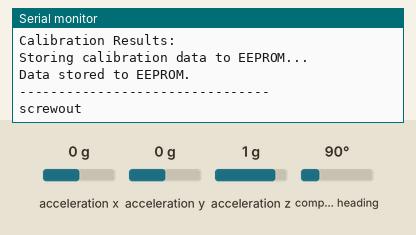
Bench run of a sketch on a simulated ESP8266 (NodeMCU). On the bench: the last lines printed to the serial monitor. The test bench sets the inputs (shaded band); at power-on: acceleration z 1 g, compass heading 90°, acceleration x 0 g, acceleration y 0 g. WiFi joins after 1.5 s; servers stay silent unless stated; EEPROM starts erased.

Above: at 7.5 s.
7.6 s: acceleration z set to 0 g
At 9.2 s:
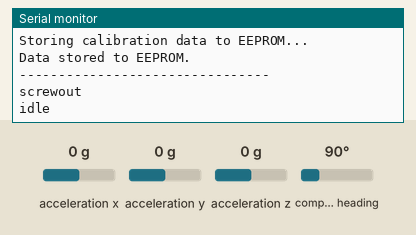
10.6 s: compass heading set to 180°
At 12.3 s:
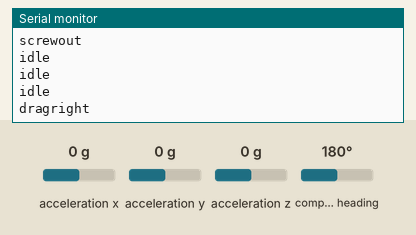

Measured:
- after the input at 10.6 s, the serial monitor: prints a new line after 0.87 s (image 2)

The sketch:

API.ino
```cpp
#include <ESP8266WiFi.h>
#include <ESP8266WiFiAP.h>
#include <ESP8266WiFiGeneric.h>
#include <ESP8266WiFiMulti.h>
#include <ESP8266WiFiScan.h>
#include <ESP8266WiFiSTA.h>
#include <ESP8266WiFiType.h>
#include <WiFiClient.h>
#include <WiFiClientSecure.h>
#include <WiFiServer.h>
#include <WiFiUdp.h>

#include <Wire.h>
#include <Adafruit_Sensor.h>
#include <Adafruit_BNO055.h>
#include <utility/imumaths.h>
#include <ESP8266WiFi.h>
#include <EEPROM.h>

#include "calibrate.h"
#include "GRAPI.hpp"

const int SERIAL_BAUD_RATE = 115200;
int count = 0;

Adafruit_BNO055 bno = Adafruit_BNO055(55);

// starts sensor
boolean init_sensor(void) {

  return bno.begin();

}

// sets the arduino device's serial rate
void init_serial(void) {

  Serial.begin(SERIAL_BAUD_RATE);
  delay(100);

}

// name and password of local Wifi
//const char* NETID = "ii19B28Eprimary";
//const char* NETPW = "Reverse_Arc";

const char* NETID = "NoFreeWifi";
const char* NETPW = "qwertyui";

WiFiClient client;

// port and ip of desktop side of the recording
const int port = 9877;
//const char* ip = "10.1.1.10";
//const char* ip = "10.52.37.153";
const char* ip = "192.168.1.136";

// connects to the defined Wifi network
void init_wifi(void) {

// sets the arduino device's IP and DNS
//  IPAddress myip(10, 52, 37, 155);
//  IPAddress gateway(10, 52, 1, 1);
//  IPAddress subnet(255, 255, 0, 0);

  IPAddress myip(192, 168, 1, 138);
  IPAddress gateway(192, 168, 1, 1);
  IPAddress subnet(255, 255, 255, 0);

  Serial.println();
  Serial.println();
  Serial.print("Connecting to ");
  Serial.print(NETID);

  WiFi.begin(NETID, NETPW);
  //WiFi.config(myip, gateway, subnet); // :IPCHANGE


  /* never comes out of the loop, not sure why
   * (for now just delay 5s and hope for the best)
   */
  /* while (WiFi.status() != WL_CONNECTED) {
   *  delay(500);
   *  Serial.print(".");
   * }
   */
  delay(5000);

  Serial.println();
  Serial.print("WiFi connected as ");
  Serial.println(WiFi.localIP());

}

// connects to the defined client ip address and port
bool init_wifi_connection(void) {
  return client.connect(ip, port);
}

// runs once to set stuff up
void setup() {

  init_serial();
  init_wifi();

  if (init_sensor()) {
    Serial.println("init sensor");
  } else {
    Serial.print("cannot init sensor");
    while (1);
  }

  // don't know how much EEPROM memory we need, just grab all of it
  EEPROM.begin(4000);
  calibrate_sensor(bno);
  EEPROM.end();

  client.setNoDelay(0);

  if (!init_wifi_connection()) {
    Serial.print("cannot connect to ");
    Serial.print(ip);
    Serial.print(":");
    Serial.println(port);
  }

}

GRAPI grapi;

// main loop
void loop() {

  // reads 10 lines of data
  for (int i = 0; i < 10; i++) {
    delay(100);
    imu::Vector<3> linac = bno.getVector(Adafruit_BNO055::VECTOR_LINEARACCEL);
    imu::Vector<3> geo = bno.getVector(Adafruit_BNO055::VECTOR_EULER);
    grapi.record_point(geo[0], geo[1], geo[2],  linac[0], linac[1], linac[2]);
  }

  // prints the gesture with the highest probability
  Serial.println(gestureNames[grapi.gesture()]);

  // constructs string to send to connected client
  String output;
  for (int i = 0; i < 8; i++) {
       output.concat(String(grapi.probability((Gesture) i), 4));
       output.concat(",");
  }
  output.concat(String(grapi.probability((Gesture) 8), 4));
  output.concat("&");

  // sends output string to client
  client.println(output);
  client.flush();

}
```

GRAPI.cpp
```cpp
#include "GRAPI.hpp"

/* stores the received data points
 *
 * to avoid needing to shift the entire set of 60 doubles every time a point is
 * added, the data is stored in a ring buffer
 * when the actual ANN is used the ring buffer is unwrapped into a normal array
 * by the function normalize
 *
 * needs to be called with fresh data roughly once every 100ms
 *
 * x,y,z: acceleration values
 * gx, gy, gz: orientation values
 */
void GRAPI::record_point(double x, double y, double z, double gx, double gy, double gz) {
	data[(ringBufferOffset * 6) + 0] = x;
	data[(ringBufferOffset * 6) + 1] = y;
	data[(ringBufferOffset * 6) + 2] = z;
	data[(ringBufferOffset * 6) + 3] = gx;
	data[(ringBufferOffset * 6) + 4] = gy;
	data[(ringBufferOffset * 6) + 5] = gz;

  ringBufferOffset++;
  if (ringBufferOffset == 10) {
     ringBufferOffset = 0;
  }

	computed = false;
}

/* unravels the recorded data for the neural network
 */
void GRAPI::normalize(void) {
  double tmpData[6];
  for (int i = 0; i < 6; i++) {
      data[i] = tmpData[i];
  }
  for (int i = 0; i < 10; i++) {
      for (int j = 0; j < 6; j++) {
        data[(i * 6) + j] = data[(((ringBufferOffset + i) % 10) * 6) + j];
      }
  }

  ringBufferOffset = 0;
}

/* runs the data through the neural network
 *
 * ANN is slow, so we want to calculate the probabilities only when we need to
 * 'computed' keeps track of whether we've processed the current set of data, so
 * we only use the ANN when we want to check for a gesture and the gesture probabilities
 * aren't up-to-date with the movement data
 */
void GRAPI::compute(void) {
	if (!computed) {
		computed = true;
		normalize();
		net.process(data, outputs);
	}
}

// initializes the GRAPI object
GRAPI::GRAPI(void)  : computed(false), ringBufferOffset(0) {
	for (int gesture = 0; gesture < GESTURE_COUNT; gesture++) {
  		thresholds[gesture] = DEFAULT_THRESHOLD;
	}
}

// gets the probabilty of the given gesture
double GRAPI::probability(Gesture gesture) {
  compute();
	return outputs[(int) gesture];
}

// checks if a gesture probabilty is above the threshold
bool GRAPI::gesture(Gesture gesture) {
	if (outputs[gesture] > thresholds[gesture]) {
		return true;
	} else {
		return false;
	}
}

// gets the threshold
double GRAPI::get_threshold(Gesture gesture) {
	return thresholds[gesture];
}

// sets the threshold
void GRAPI::set_threshold(Gesture gesture, double threshold) {
	thresholds[gesture] = threshold;
}

// returns the most likely gesture from the local data stored
Gesture GRAPI::gesture(void) {
	compute();
	int best = 0;
	for (int i = 1; i < NeuralData::output_num; i++) {
		if (outputs[best] < outputs[i]) {
			best = i;
		}
	}
	return (Gesture) best;
}
```

GRAPI.hpp
```cpp
#ifndef INC_GRAPI_HPP
#define INC_GRAPI_HPP

#include <WiFiClient.h>
#include <ESP8266WiFi.h>

#include "Neural.hpp"
#include "NeuralData.hpp"

/* gestures that can be recogized by the API */
enum Gesture {
	IDLE = 0,
	PUSH = 1,
	PULL = 2,
	DRAGRIGHt = 3,
	DRAGLEFT = 4,
	HIT = 5,
	LIFT = 6,
	SCREWIN = 7,
	SCREWOUT = 8
};

#define GESTURE_COUNT (9)
#define DEFAULT_THRESHOLD (0.90)

class GRAPI {
private:
	NeuralNetwork net; /* neural network used to recognize gestures */
	double data[60]; /* movement data, ten sets of six axis */
	int ringBufferOffset; /* offset for the current 'zero' in data (used as a ring buffer) */
	double outputs[GESTURE_COUNT]; /* probabilities of gestures recognized */
	double thresholds[GESTURE_COUNT]; /* certainty thresholds for gestures */
	bool computed; /* whether the current set of data has been put through the neural network
					* (basically whether outputs is up-to-date with data)
					*/

	void compute(void); /* runs the neural network */
	void normalize(void); /* unravels the ring buffer */
public:
	GRAPI(void); /* constructor */
	void record_point(double x, double y, double z, double gx, double gy, double gz); /* adds a single 6-dof data point */

	Gesture gesture(void); /* returns the most likely gesture */
	bool gesture(Gesture gesture); /* returns whether the probability of 'gesture' is above its threshold */
	double probability(Gesture gesture); /* gets the probability that a gesture was made */

	double get_threshold(Gesture gesture); /* gets the threshold for the given gesture */
	void set_threshold(Gesture gesture, double threshold); /* sets the threshold for the given gesture */
};

const String gestureNames[GESTURE_COUNT] = {"idle", "push", "pull", "dragleft", "dragright", "hit", "lift", "screwin", "screwout"};

#endif
```

Neural.cpp
```cpp
#include <math.h>

#include "Neural.hpp"
#include "NeuralData.hpp"

/* Competitive Soft Transfer Function
 *
 * 'squeezes' the output of the neural network into unit vector (sums to one)
 */
static void softmax(int num, double* values) {
  double sum = 0.0;
  for (int i = 0; i < num; i++) {
    sum += exp(values[i]);
  }
  if (sum == 0.0) {
    sum = 1.0;
  }
  for (int i = 0; i < num; i++) {
    values[i] = exp(values[i]) / sum;
  }
}

/* Sigmoid Symmetric Transfer Function
 *
 * specifically, a logistic function onto (-1, 1)
 */
static double sigmoid(double n) {
   return (2 / (1 + exp((-2) * n))) - 1;
}

/* calculates the vector dot product of two arrays
 *
 *  num: length of the arrays
 *  v1: first vector
 *  v2: second vector
 */
static double dot_product(int num, const double* v1, const double* v2) {
	double r = 0.0;
	for (int i = 0; i < num; i++) {
		r += v1[i] * v2[i];
	}
	return r;
}

// gets weightings from NeuralData.cpp
NeuralNetwork::NeuralNetwork(void) {
  gain = NeuralData::gain;
  offset = NeuralData::offset;
  yMin = NeuralData::yMin;
  weights_hidden = NeuralData::weights_hidden;
  bias_hidden = NeuralData::bias_hidden;
  weights_output = NeuralData::weights_output;
  bias_output = NeuralData::bias_output;
}

/* preprocessing for the ANN
 * scales each of the inputs to the network, then adds an offset
 */
void NeuralNetwork::preprocess(const double* inputs) const {
  for (int input = 0; input < NeuralData::input_num; input++) {
    preprocessed[input] = gain[input] * (inputs[input] - offset[input]) + yMin;
  }
}

/* hidden layer for the network
 * takes the preprocessed inputs, weights them and puts them through the sigmoid function
 */
void NeuralNetwork::hidden_layer(void) const {
  for (int neuron = 0; neuron < NeuralData::hidden_num; neuron++) {
    double sum = dot_product(NeuralData::input_num, weights_hidden[neuron], preprocessed);
    hidden_outputs[neuron] = sigmoid(sum + bias_hidden[neuron]);
  }
}

/* output layer for the network
 * weights the output from the hidden layer
 * doesn't have a non-linear component
 * (scaling the output from here is done by the calling code, usually using softmax)
 */
void NeuralNetwork::output_layer(double* outputs) const {
  for (int neuron = 0; neuron < NeuralData::output_num; neuron++) {
    double sum = dot_product(NeuralData::hidden_num, weights_output[neuron], hidden_outputs);
    outputs[neuron] = sum + bias_output[neuron];
  }
}

/* processes the given data through the neural network layers
 *
 * inputs: input data, should be double[60]
 * outputs: output from the network, should be double[9]
 */
void NeuralNetwork::process(const double* inputs, double* outputs) const {
  preprocess(inputs);
  hidden_layer();
  output_layer(outputs);
  softmax(NeuralData::output_num, outputs);
}
```

Neural.hpp
```cpp
#ifndef INC_NEURAL_HPP
#define INC_NEURAL_HPP

const int inputNum = 60;
const int hiddenNum = 20;
const int outputNum = 9;

class NeuralNetwork {
public:
  NeuralNetwork(void);
  void process(const double* inputs, double* outputs) const;
private:
  // temp variables for processing
  mutable double preprocessed[60];
  mutable double hidden_outputs[20];

  void preprocess(const double* inputs) const;
  void hidden_layer(void) const;
  void output_layer(double* outputs) const;
  const double* gain;
  const double* offset;
  double yMin;
  const double** weights_hidden;
  const double* bias_hidden;
  const double** weights_output;
  const double* bias_output;

};

#endif
```

NeuralData.hpp
```cpp
#ifndef INC_NEURAL_DATA_HPP
#define INC_NEURAL_DATA_HPP

namespace NeuralData {
  extern const int input_num;
  extern const int hidden_num;
  extern const int output_num;

  extern const double yMin;
  extern const double gain[60];
  extern const double offset[60];

  extern const double bias_hidden[20];
  extern const double bias_output[9];
  extern const double* weights_hidden[20];
  extern const double* weights_output[9];
};
#endif
```

calibrate.cpp
```cpp
#include <Wire.h>
#include <Adafruit_Sensor.h>
#include <Adafruit_BNO055.h>
#include <utility/imumaths.h>
#include <EEPROM.h>

const int BNO055_SAMPLERATE_DELAY_MS = 100;

/* displays the sensor calibration */
void displayCalStatus(Adafruit_BNO055& bno)
{
  /* Get the four calibration values (0..3) */
  /* Any sensor data reporting 0 should be ignored, */
  /* 3 means 'fully calibrated" */
  uint8_t system, gyro, accel, mag;
  system = gyro = accel = mag = 0;
  bno.getCalibration(&system, &gyro, &accel, &mag);

  /* The data should be ignored until the system calibration is > 0 */
  Serial.print("\t");

  Serial.print("Sys:");
  Serial.print(system, DEC);
  Serial.print(" G:");
  Serial.print(gyro, DEC);
  Serial.print(" A:");
  Serial.print(accel, DEC);
  Serial.print(" M:");
  Serial.print(mag, DEC);
}

/* adapted from the Adafruit sensor tutorial */
void calibrate_sensor(Adafruit_BNO055& bno) {

  /* Calibrate Sensors */
  int eeAddress = 0;
  long bnoID;
  bool foundCalib = false;

  EEPROM.get(eeAddress, bnoID);


  adafruit_bno055_offsets_t calibrationData;
  sensor_t sensor;

  /*
     Look for the sensor's unique ID at the beginning oF EEPROM.
     This isn't foolproof, but it's better than nothing.
  */
  bno.getSensor(&sensor);
  if (bnoID != sensor.sensor_id && false) {
    Serial.println("\nNo Calibration Data for this sensor exists in EEPROM");
    delay(500);
  }
  else {
    Serial.println("\nFound Calibration for this sensor in EEPROM.");
    eeAddress += sizeof(long);
    EEPROM.get(eeAddress, calibrationData);

    //displaySensorOffsets(calibrationData);

    Serial.println("\n\nRestoring Calibration data to the BNO055...");
    bno.setSensorOffsets(calibrationData);

    Serial.println("\n\nCalibration data loaded into BNO055");
    foundCalib = true;
  }

  delay(1000);

  /* Display some basic information on this sensor */
  //displaySensorDetails();

  /* Optional: Display current status */
  //displaySensorStatus();

  bno.setExtCrystalUse(true);

  sensors_event_t event;
  bno.getEvent(&event);
  if (foundCalib) {
    Serial.println("Move sensor slightly to calibrate magnetometers");
    while (!bno.isFullyCalibrated())
    {
      bno.getEvent(&event);

      Serial.print("X: ");
      Serial.print(event.orientation.x, 4);
      Serial.print("\tY: ");
      Serial.print(event.orientation.y, 4);
      Serial.print("\tZ: ");
      Serial.print(event.orientation.z, 4);

      /* Optional: Display calibration status */
      displayCalStatus(bno);

      Serial.println("");

      delay(BNO055_SAMPLERATE_DELAY_MS);
    }
  }
  else
  {
    Serial.println("Please Calibrate Sensor: ");
    while (!bno.isFullyCalibrated())
    {
      bno.getEvent(&event);

      Serial.print("X: ");
      Serial.print(event.orientation.x, 4);
      Serial.print("\tY: ");
      Serial.print(event.orientation.y, 4);
      Serial.print("\tZ: ");
      Serial.print(event.orientation.z, 4);

      /* Optional: Display calibration status */
      displayCalStatus(bno);

      /* New line for the next sample */
      //client.println("");

      Serial.println("");

      /* Wait the specified delay before requesting new data */
      delay(BNO055_SAMPLERATE_DELAY_MS);
    }
  }

  Serial.println("\nFully calibrated!");
  Serial.println("--------------------------------");
  Serial.println("Calibration Results: ");
  adafruit_bno055_offsets_t newCalib;
  bno.getSensorOffsets(newCalib);

  Serial.println("\n\nStoring calibration data to EEPROM...");

  eeAddress = 0;
  bno.getSensor(&sensor);
  bnoID = sensor.sensor_id;

  EEPROM.put(eeAddress, bnoID);

  eeAddress += sizeof(long);
  EEPROM.put(eeAddress, newCalib);

  Serial.println("Data stored to EEPROM.");

  Serial.println("\n--------------------------------\n");

}
```

calibrate.h
```cpp
/* calibrates the sensor
 *
 * uses data from the EEPROM if its avaliable, otherwise needs to be done manually
 */
void calibrate_sensor(Adafruit_BNO055& bno);
```

Source omitted: NeuralData.cpp (32235 bytes)
